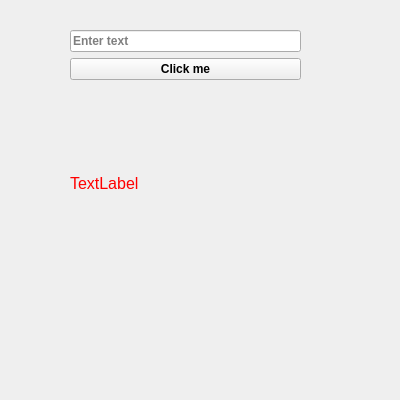
<?xml version="1.0" encoding="UTF-8"?>
<ui version="4.0">
 <class>Form</class>
 <widget class="QWidget" name="Form">
  <property name="geometry">
   <rect>
    <x>0</x>
    <y>0</y>
    <width>400</width>
    <height>400</height>
   </rect>
  </property>
  <property name="font">
   <font>
    <bold>true</bold>
   </font>
  </property>
  <property name="windowTitle">
   <string>Qt Desinger Application</string>
  </property>
  <widget class="QWidget" name="">
   <property name="geometry">
    <rect>
     <x>70</x>
     <y>30</y>
     <width>231</width>
     <height>251</height>
    </rect>
   </property>
   <layout class="QVBoxLayout" name="verticalLayout_2">
    <item>
     <layout class="QVBoxLayout" name="verticalLayout">
      <item>
       <widget class="QLineEdit" name="lineEdit">
        <property name="placeholderText">
         <string>Enter text</string>
        </property>
       </widget>
      </item>
      <item>
       <widget class="QPushButton" name="btn_click">
        <property name="text">
         <string>Click me</string>
        </property>
       </widget>
      </item>
      <item>
       <widget class="QLabel" name="label">
        <property name="font">
         <font>
          <pointsize>12</pointsize>
          <bold>false</bold>
         </font>
        </property>
        <property name="styleSheet">
         <string notr="true">QLabel {
color: red
 }</string>
        </property>
        <property name="text">
         <string>TextLabel</string>
        </property>
       </widget>
      </item>
     </layout>
    </item>
   </layout>
  </widget>
 </widget>
 <resources/>
 <connections/>
</ui>
